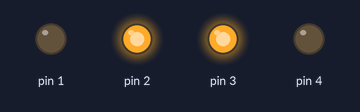
The sketch below on a simulated Arduino Uno, built with avr-gcc and run on an emulated ATmega328P. Parts: output pins drawn as LEDs (lit = HIGH).

Above: at 0.2 s.
At 0.7 s:
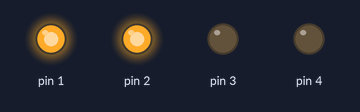
At 1.2 s:
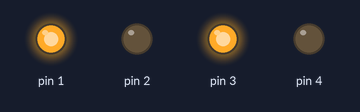
At 1.7 s:
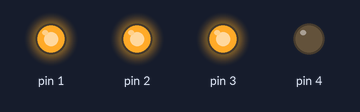
At 2.7 s:
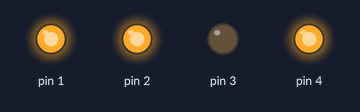
At 4.2 s:
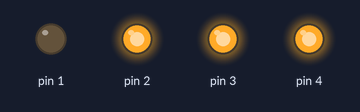
Timing chart, 0 to 4.6 s (numbered marks = the images above):
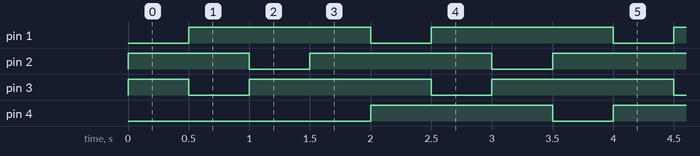

Measured:
- by itself, pin 1, pin 4: alternates HIGH for 1.5 s and LOW for 0.50 s
- by itself, pin 2, pin 3: repeats every 2.0 s: LOW 0.50 s, HIGH 1.5 s

The sketch:

sketch_mar13a.ino
```cpp
void setup() {
  pinMode(1,OUTPUT);
  pinMode(2,OUTPUT);
  pinMode(3,OUTPUT);
  pinMode(4,OUTPUT);
}

void loop() {
  digitalWrite(1,HIGH);
  digitalWrite(3,HIGH);
  digitalWrite(2,HIGH);
  digitalWrite(1,LOW);
  delay(500);
  digitalWrite(1,HIGH);
  digitalWrite(3,LOW);
  delay(500);
  digitalWrite(3,HIGH);
  digitalWrite(2,LOW);
  delay(500);
  digitalWrite(2,HIGH);
  digitalWrite(4,LOW);
  delay(500);
  digitalWrite(4,HIGH);
}
```
